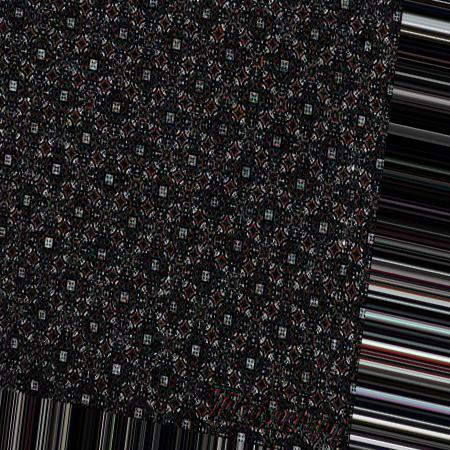
#> input picture glcm/training/cap/Yogya-Cap-Nogosari--Sogan_black_tophat_sq_3_14_2.jpg, 450 x 450 px
$ jupyter execute --allow-errors GLCM_DTree_CapTulisClassifier.ipynb
#> lines starting #> are read from the running program, lines starting #| are printed output that depends on the picture; pictures that were not available may be replaced by others from this repository, and a replacement may not be noted
[cell 1]
#### Dependencies

from anytree import Node, NodeMixin, RenderTree
from PIL import Image
from PIL import ImageDraw

import glob
import math
import matplotlib.pyplot as plt
import numpy as np
import os
import random
import sys
import timeit

[cell 2]
#### Global variables

model = {}
simplified_model = {}
map_8bit_to_3bit = [i // 32 for i in range(256)]

[cell 3]
#### Classes

class MyBaseClass(object):
    foo = 4

class TreeNode(MyBaseClass, NodeMixin):
    def __init__(self, subset, purity, glcm_index, glcm_median, dominant_class='', parent=None, children=None):
        super(TreeNode, self).__init__()
        self.subset = subset
        self.purity = purity
        self.glcm_index = glcm_index
        self.glcm_median = glcm_median
        self.dominant_class = dominant_class
        if(not children == None):
            self.children = children

[cell 4]
#### Functions

def load_img(img_path):
    return Image.open(img_path).convert('L')

def get_img_size(img):
    return img.size

def print_img(img):
    plt.imshow(img, cmap='gray')

def get_img_colors(img, sampling_count):
    img_width, img_height = get_img_size(img)

    sample_width = int(img_width / sampling_count)
    sample_height = int(img_height / sampling_count)

    half_sample_width = int(sample_width/2)
    half_sample_height = int(sample_height/2)

    img_colors = []

    width_constraint = img_width - (2 * sample_width)
    height_constraint = img_height - (2 * sample_height)

    row = 0
    for point_x in range(half_sample_width, img_width, sample_width):
        if(row == sampling_count):
            break
        column = 0
        for point_y in range(half_sample_height, img_height, sample_height):
            if(column == sampling_count):
                break
            img_colors.append(img.getpixel((point_x, point_y)))

            column += 1

        row += 1

    return img_colors

def construct_img(img_colors, img_dimension, sampling_count):
    img_new = Image.new('RGB', (img_dimension), (255, 255, 255))
    draw = ImageDraw.Draw(img_new)

    img_new_width = img_dimension[0]
    img_new_height = img_dimension[1]

    sample_width = int(img_new_width/sampling_count)
    sample_height = int(img_new_height/sampling_count)
    loop_count = 0

    img_colors_len = len(img_colors)

    for w in range(0, img_new_width, sample_width):
        for h in range(0, img_new_height, sample_height):
            if(loop_count == img_colors_len):
                break

            current_color = (img_colors[loop_count], img_colors[loop_count], img_colors[loop_count])
            draw.rectangle((w, h, w+sample_width, h+sample_height), fill=current_color)
            loop_count += 1

    return img_new

def get_3bit_colors(img_colors):
    loop_count = 0

    for img_color in img_colors:
        img_colors[loop_count] = map_8bit_to_3bit[img_color]

        loop_count += 1

    return img_colors

def get_img_matrix(img_colors):
    img_matrix = []
    loop_count = 0

    for row in range(8):
        new_img_matrix_row = []
        for col in range(8):
            new_img_matrix_row.append(img_colors[loop_count])

            loop_count += 1
        img_matrix.append(new_img_matrix_row)

    return img_matrix

def get_img_features(img, sampling_count, angle, distance):
    img_colors = get_img_colors(img, sampling_count)
    img_3bit_colors = get_3bit_colors(img_colors)
    img_matrix = get_img_matrix(img_3bit_colors)

    glcm_matrix = [[0 for j in range(8)] for i in range(8)]
    non_zero_glcm_indexes = []

    total_pair = 0
    loop_count = 0
    row_id = 0
    for row in img_matrix:
        col_id = 0
        for col in row:
            current_color = col
            neighbor_color = 999

            try:
                if(angle == 0):
                    neighbor_color = img_matrix[row_id][col_id + distance]
                elif(angle == 45):
                    neighbor_color = img_matrix[row_id - distance][col_id + distance]
                elif(angle == 90):
                    neighbor_color = img_matrix[row_id - distance][col_id]
                elif(angle == 135):
                    neighbor_color = img_matrix[row_id - distance][col_id - distance]

                glcm_matrix[current_color][neighbor_color] += 1
                total_pair += 1

                current_index = (row_id, col_id)
                if(not current_index in non_zero_glcm_indexes):
                    non_zero_glcm_indexes.append(current_index)
            except Exception:
                pass

            col_id += 1

        row_id += 1

    # Contrast
    img_contrast = 0

    # Correlation
    avg_row_glcm = 0
    avg_col_glcm = 0

    # Energy
    img_energy = 0

    # Homogenity
    img_homogenity = 0

    for non_zero_glcm_index in non_zero_glcm_indexes:
        non_zero_glcm_row_id = non_zero_glcm_index[0]
        non_zero_glcm_col_id = non_zero_glcm_index[1]

        glcm_matrix[non_zero_glcm_row_id][non_zero_glcm_col_id] /= total_pair

        # calculate image's contrast
        img_contrast += ((non_zero_glcm_row_id - non_zero_glcm_col_id) ** 2) * glcm_matrix[non_zero_glcm_row_id][non_zero_glcm_col_id]

        # calculate image's correlation
        avg_row_glcm += non_zero_glcm_row_id * glcm_matrix[non_zero_glcm_row_id][non_zero_glcm_col_id]
        avg_col_glcm += non_zero_glcm_col_id * glcm_matrix[non_zero_glcm_row_id][non_zero_glcm_col_id]

        # calculate image's energy
        img_energy += glcm_matrix[non_zero_glcm_row_id][non_zero_glcm_col_id] ** 2

        # calculate image's homogenity
        img_homogenity += glcm_matrix[non_zero_glcm_row_id][non_zero_glcm_col_id] / (1 + abs(non_zero_glcm_row_id - non_zero_glcm_col_id))

    # Correlation
    sigma_row_glcm = 0
    sigma_col_glcm = 0

    for non_zero_glcm_index in non_zero_glcm_indexes:
        non_zero_glcm_row_id = non_zero_glcm_index[0]
        non_zero_glcm_col_id = non_zero_glcm_index[1]

        # calculate image's correlation
        sigma_row_glcm += ((non_zero_glcm_row_id - avg_row_glcm) ** 2) * glcm_matrix[non_zero_glcm_row_id][non_zero_glcm_col_id]
        sigma_col_glcm += ((non_zero_glcm_col_id - avg_col_glcm) ** 2) * glcm_matrix[non_zero_glcm_row_id][non_zero_glcm_col_id]

    # Correlation
    sigma_row_glcm = math.sqrt(sigma_row_glcm)
    sigma_col_glcm = math.sqrt(sigma_col_glcm)
    img_correlation = 0

    if(sigma_row_glcm == 0 or sigma_col_glcm == 0):
        sigma_row_glcm = 1
        sigma_col_glcm = 1

    for non_zero_glcm_index in non_zero_glcm_indexes:
        non_zero_glcm_row_id = non_zero_glcm_index[0]
        non_zero_glcm_col_id = non_zero_glcm_index[1]

        # calculate image's correlation
        img_correlation += ((non_zero_glcm_row_id - avg_row_glcm) * (non_zero_glcm_col_id - avg_col_glcm) * glcm_matrix[non_zero_glcm_row_id][non_zero_glcm_col_id]) / (sigma_row_glcm * sigma_col_glcm)

    glcm_values = (img_contrast, img_correlation, img_energy, img_homogenity)

    return glcm_values

# Modelling

def initialize_model():
    global model
    global simplified_model

    model = {}
    simplified_model = {}

def get_class_names(training_folder_path):
    return os.listdir(training_folder_path)

def add_classes_to_model(class_names):
    for class_name in class_names:
        if not class_name in model:
            model[class_name] = []
        if not class_name in simplified_model:
            simplified_model[class_name] = (0, 0, 0, 0)

def add_features_to_model(class_name, features):
    if(class_name in model):
        model[class_name].append(features)

def get_normalized_model(model):
    normalized_model = []

    for class_name in model:
        for glcm_values in model[class_name]:
            new_row = (class_name, glcm_values[0], glcm_values[1], glcm_values[2], glcm_values[3])
            normalized_model.append(new_row)

    return normalized_model

def get_class_names_in_model():
    class_names = []
    for class_name in model:
        class_names.append(class_name)

    return class_names

# Training

def train(training_folder_path, img_type, sampling_count, glcm_angle, glcm_distance):
    print('Training...')
    class_names = get_class_names(training_folder_path)
    for class_name in class_names:
        training_img_paths = glob.glob(training_folder_path + class_name + '/' + img_type)

        for training_img_path in training_img_paths:
            #print('Training on ' + training_img_path)
            training_img = load_img(training_img_path)

            training_img_class_name = class_name
            training_img_glcm_features = get_img_features(training_img, sampling_count, glcm_angle, glcm_distance)
#> in get_img_colors, `img_width, img_height = get_img_size(img)`: img_width = 450
#> in get_img_colors, `sample_width = int(img_width / sampling_count)`: sample_width = 3
#> in get_img_colors, `half_sample_width = int(sample_width/2)`: half_sample_width = 1
#> in get_img_colors, `width_constraint = img_width - (2 * sample_width)`: width_constraint = 444
#> after the loop in get_img_colors, `for point_x in range(half_sample_width, img_width, sample_width):`: img_colors = 16384 values, max 247 at index 15986, min 0 at index 11, mean 33.26; row = 128
#> the loop in get_3bit_colors, `for img_color in img_colors:` made 16384 passes
#> img_color on passes 1 to 3: 3, 21, 1
#> after the loop in get_3bit_colors, `for img_color in img_colors:`: img_colors = 16384 values, max 7 at index 10280, min 0 at index 0, mean 0.628; loop_count = 16384
#> in get_img_features, `img_3bit_colors = get_3bit_colors(img_colors)`: img_3bit_colors has the same summary as img_colors in get_3bit_colors
#> after the loop in get_img_matrix, `for row in range(8):`: img_matrix = [[0, 0, 0, 0, 0, 0, 4, 0], [1, 0, 1, 0, 0, 1, 0, 0], [0, 0, 0, 1, 0, 0, 0, 1], [1, 0, 1, 0, 0, 3, 0, 1], [1, 0, 0, 0, 0, 2, 0, 2], [4, 0, 0, 5, 2, 0, 2, 0], [3, 0, 0, 0, 0, 0, 1, 0], [1, 2, 0, 0, 0, 1, 0, 0]]; loop_count = 64
#> the loop in get_img_features, `for row in img_matrix:` made 8 passes
#> after the loop in get_img_features, `for row in img_matrix:`: glcm_matrix = [[23, 8, 3, 1, 1, 1, 0, 0], [9, 0, 1, 0, 0, 0, 0, 0], [4, 0, 0, 0, 0, 0, 0, 0], [2, 0, 0, 0, 0, 0, 0, 0], [2, 0, 0, 0, 0, 0, 0, 0], [0, 0, 1, 0, 0, 0, 0, 0], [0, 0, 0, 0, 0, 0, 0, 0], [0, 0, 0, 0, 0, 0, 0, 0]]; non_zero_glcm_indexes = 56 pairs, first value 0 to 7, second value 0 to 6; row_id = 8; total_pair = 56
#> the loop in get_img_features, `for non_zero_glcm_index in non_zero_glcm_indexes:` made 56 passes
#> (non_zero_glcm_row_id, non_zero_glcm_col_id, img_contrast, avg_row_glcm, avg_col_glcm, img_energy, img_homogenity) on passes 1 to 12: (0, 0, 0, 0, 0, 0.169, 0.411), (0, 1, 0.143, 0, 0.143, 0.189, 0.482), (0, 2, 0.357, 0, 0.25, 0.192, 0.5), (0, 3, 0.518, 0, 0.304, 0.192, 0.504), (0, 4, 0.804, 0, 0.375, 0.193, 0.508), (0, 5, 1.25, 0, 0.464, 0.193, 0.511), (0, 6, 1.25, 0, 0.464, 0.193, 0.511), (1, 0, 1.41, 0.161, 0.464, 0.219, 0.591), (1, 1, 1.41, 0.161, 0.464, 0.219, 0.591), (1, 2, 1.43, 0.179, 0.5, 0.219, 0.6), (1, 3, 1.43, 0.179, 0.5, 0.219, 0.6), (1, 4, 1.43, 0.179, 0.5, 0.219, 0.6)
#> after the loop in get_img_features, `for non_zero_glcm_index in non_zero_glcm_indexes:`: avg_col_glcm = 0.536; avg_row_glcm = 0.661; glcm_matrix = 8 items; img_contrast = 2.77; img_energy = 0.227; img_homogenity = 0.645
#> the loop in get_img_features, `for non_zero_glcm_index in non_zero_glcm_indexes:` made 56 passes
#> non_zero_glcm_index on passes 23 to 34: (3, 1), (3, 2), (3, 3), (3, 4), (3, 5), (3, 6), (4, 0), (4, 1), (4, 2), (4, 3), (4, 4), (4, 5)
#> (non_zero_glcm_row_id, non_zero_glcm_col_id, sigma_row_glcm, sigma_col_glcm) on passes 1 to 6: (0, 0, 0.179, 0.118), (0, 1, 0.242, 0.149), (0, 2, 0.265, 0.264), (0, 3, 0.273, 0.372), (0, 4, 0.281, 0.586), (0, 5, 0.288, 0.942)
#> the loop in get_img_features, `for non_zero_glcm_index in non_zero_glcm_indexes:` made 56 passes
#> non_zero_glcm_index on passes 1 to 12: (0, 0), (0, 1), (0, 2), (0, 3), (0, 4), (0, 5), (0, 6), (1, 0), (1, 1), (1, 2), (1, 3), (1, 4)

            add_features_to_model(training_img_class_name, training_img_glcm_features)

        simplified_model[class_name] = tuple(np.median(model[class_name], axis=0))
    print('└── Done')

# Classification

def get_subset_purity(subset, minimum_purity=0.8):
    if(len(subset) > 0):
        class_names = get_class_names_in_model()

        #untuk 2 class
        total_class_score = len(subset)
        subset_class_scores = [0, 0]

        class_index = 0
        for class_name in class_names:
            for row in subset:
                if(row[0] == class_name):
                    subset_class_scores[class_index] += 1

            class_index += 1


        purity = 0
        class_index = 0
        for class_name in class_names:
            if(class_index % 2 == 0):
                purity += subset_class_scores[class_index] / total_class_score
            else:
                purity -= subset_class_scores[class_index] / total_class_score

            class_index += 1

        purity = abs(purity)

        dominant_class = ''
        if(purity >= minimum_purity):
            if(subset_class_scores[0] > subset_class_scores[1]):
                dominant_class = class_names[0]
            else:
                dominant_class = class_names[1]

        return (purity, dominant_class)
    else:
        return (0, '')

def get_tree_seed(model, minimum_purity=0.8):
    normalized_model = get_normalized_model(model)
    tree = TreeNode(normalized_model, get_subset_purity(normalized_model, minimum_purity)[0], 0, 0, '')

    return tree

def get_decision_tree(decision_tree, minimum_purity=0.8):
    if(decision_tree.purity >= minimum_purity or len(decision_tree.subset) == 0):
        return decision_tree
    else:
        subset = decision_tree.subset

        class_names = get_class_names_in_model()

        future_subset_purities = [[0, 0], [1, 0], [2, 0], [3, 0]]
        glcm_medians   = [0, 0, 0, 0]
        left_subsets   = [[], [], [], []]
        right_subsets  = [[], [], [], []]
        left_purities  = [0, 0, 0, 0]
        right_purities = [0, 0, 0, 0]
        left_dominants  = ['', '', '', '']
        right_dominants  = ['', '', '', '']
        for glcm_index in range(4):
            sorted_subset = sorted(subset, key=lambda x: x[glcm_index + 1])

            glcm_mid_index             = len(sorted_subset)//2
            glcm_medians[glcm_index]   = sorted_subset[glcm_mid_index][glcm_index + 1]

            left_subsets[glcm_index]   = sorted_subset[:glcm_mid_index]
            right_subsets[glcm_index]  = sorted_subset[glcm_mid_index:]

            left_purity_and_dominant = get_subset_purity(left_subsets[glcm_index], minimum_purity)
            right_purity_and_dominant = get_subset_purity(right_subsets[glcm_index], minimum_purity)

            left_purities[glcm_index]  = left_purity_and_dominant[0]
            right_purities[glcm_index] = right_purity_and_dominant[0]

            left_dominants[glcm_index]  = left_purity_and_dominant[1]
            right_dominants[glcm_index] = right_purity_and_dominant[1]

            if(left_purities[glcm_index] >= minimum_purity):
                future_subset_purities[glcm_index][1] += 1
            if(right_purities[glcm_index] >= minimum_purity):
                future_subset_purities[glcm_index][1] += 1

        sorted_future_subset_purities = sorted(future_subset_purities, key= lambda x: -x[1])
        glcm_index = sorted_future_subset_purities[0][0]

        left_subset = left_subsets[glcm_index]
        left_purity = left_purities[glcm_index]

        right_subset = right_subsets[glcm_index]
        right_purity = right_purities[glcm_index]

        left_child_decision_tree  = TreeNode(left_subset, left_purity, glcm_index, glcm_medians[glcm_index], left_dominants[glcm_index])
        right_child_decision_tree = TreeNode(right_subset, right_purity, glcm_index, glcm_medians[glcm_index], right_dominants[glcm_index])

        left_child_decision_tree = get_decision_tree(left_child_decision_tree, minimum_purity)
        right_child_decision_tree = get_decision_tree(right_child_decision_tree, minimum_purity)

        if(not left_child_decision_tree == None):
            left_child_decision_tree.parent = decision_tree
        if(not right_child_decision_tree == None):
            right_child_decision_tree.parent = decision_tree

        return decision_tree

def print_decision_tree(decision_tree):
    print(RenderTree(decision_tree))

def get_img_class(img, decision_tree, minimum_purity=0.8):
    img_glcm_features = get_img_features(img, sampling_count, glcm_angle, glcm_distance)

    temp_decision_tree = decision_tree

    while(temp_decision_tree.purity < minimum_purity and not temp_decision_tree.children == ()):
        childrens = temp_decision_tree.children

        left_decision_tree = childrens[0]
        right_decision_tree = childrens[1]

        glcm_index = left_decision_tree.glcm_index
        glcm_median = right_decision_tree.glcm_median

        if(img_glcm_features[glcm_index] < glcm_median):
            temp_decision_tree = left_decision_tree
        else:
            temp_decision_tree = right_decision_tree

    img_class_name = temp_decision_tree.dominant_class

    return img_class_name

# Validation

def validate(validation_folder_path, img_type, decision_tree, minimum_purity=0.8):
    print('Validating...')
    right_answer = 0
    total_validation = 0

    class_names = os.listdir(validation_folder_path)
    for class_name in class_names:
        validation_img_paths = glob.glob(validation_folder_path + class_name + '/' + img_type)

        for validation_img_path in validation_img_paths:
            #print('Validating on ' + validation_img_path)
            validation_img = load_img(validation_img_path)
#> call 3 of load_img, with img_path = '_only/cap.jpg'
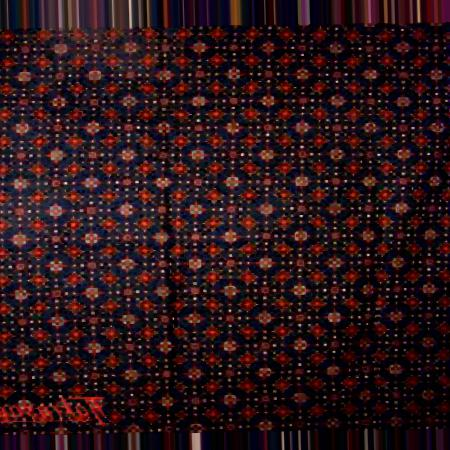
#> input picture glcm/test/cap.jpg, 450 x 450 px, given as the content of the folder ./validation/, which was not available
#> in load_img (call 3), `return Image.open(img_path).convert('L')`:
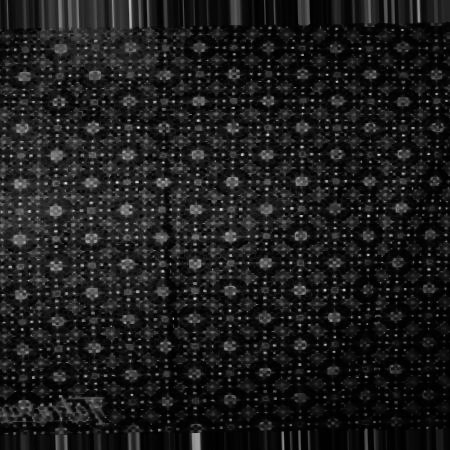
#> returned value: PIL image 450x450 L; min 0, max 235, mean 28.3

            validation_img_class_name = get_img_class(validation_img, decision_tree, minimum_purity)
            expected_img_class_name = class_name

            if(validation_img_class_name == expected_img_class_name):
                right_answer += 1

            total_validation += 1

    accuracy = (right_answer / total_validation) * 100

    print('└── Done')

    return accuracy

[cell 5]
#### Main

#Calculate time elapsed for a model
time_modelling_start = timeit.default_timer()

# Defining paths
root_path = './'
training_folder_path = root_path + 'training/'
validation_folder_path = root_path + 'validation/'
test_folder_path = root_path + 'test/'

# Defining model specifications
img_type = '*.jpg'
sampling_count = 128
k_neighbors = 1
glcm_angle = 0
glcm_distance = 1

# Defining decision tree specifications
minimum_purity = 0.21 #Best minimum purity

# Initializing
initialize_model()
class_names = get_class_names(training_folder_path)
add_classes_to_model(class_names)

# Training
train(training_folder_path, img_type, sampling_count, glcm_angle, glcm_distance)
seed = get_tree_seed(model, minimum_purity)
decision_tree = get_decision_tree(seed, minimum_purity)

# Validating
model_accuracy = validate(validation_folder_path, img_type, decision_tree, minimum_purity)

#Calculate time elapsed for a model
time_modelling_stop = timeit.default_timer()

# Testing
test_img_path = test_folder_path + 'cap2.jpg'
test_img = load_img(test_img_path)
#> call 4 of load_img, with img_path = './test/cap2.jpg'
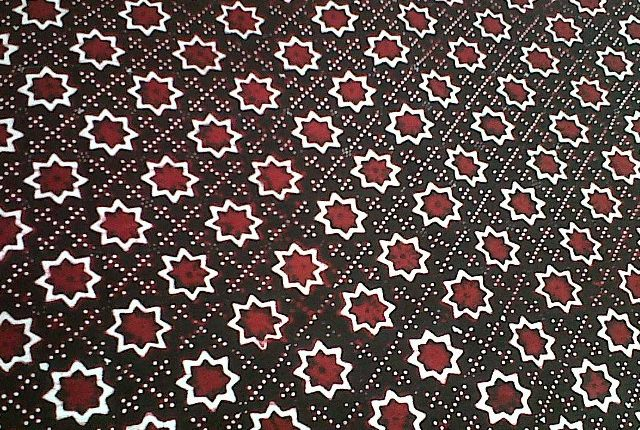
#> input picture glcm/test/cap2.jpg, 640 x 430 px
#> in load_img (call 4), `return Image.open(img_path).convert('L')`:
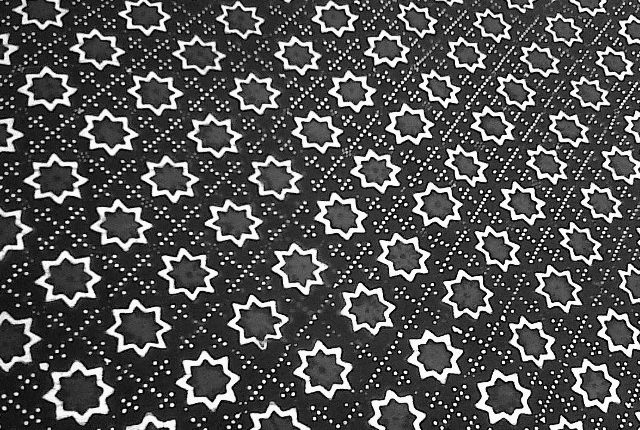
#> returned value: PIL image 640x430 L; min 0, max 255, mean 82.7
#> (the rest of this cell did not finish here and is left out)

[cell 6]
root_path = './'
training_folder_path = root_path + 'training/'
validation_folder_path = root_path + 'validation/'
test_folder_path = root_path + 'test/'

img_type = '*.jpg'

# [7 lines of commented-out code are left out]

maximum_epochs = 10
best_minimum_purity = 0
best_accuracy = 0

#> (the rest of this cell did not finish here and is left out)

    decision_tree = get_decision_tree(seed, temp_minimum_purity, maximum_epochs)

    temp_accuracy = validate(validation_folder_path, img_type, decision_tree, temp_minimum_purity)

    if(temp_accuracy > best_accuracy):
        best_accuracy = temp_accuracy
        best_minimum_purity = temp_minimum_purity

print('Best accuracy       = ' + str(best_accuracy))
print('Best minimum purity = ' + str(best_minimum_purity))


#img = load_img(test_folder_path + 'cap2.jpg')
#img_class = get_img_class(img, decision_tree, minimum_purity)
#print(img_class)

[cell 7]
root_path = './'
training_folder_path = root_path + 'training/'
validation_folder_path = root_path + 'validation/'
test_folder_path = root_path + 'test/'

img_type = '*.jpg'

minimum_purity = 0.21
maximum_epochs = 999

seed = get_tree_seed(model, minimum_purity)
